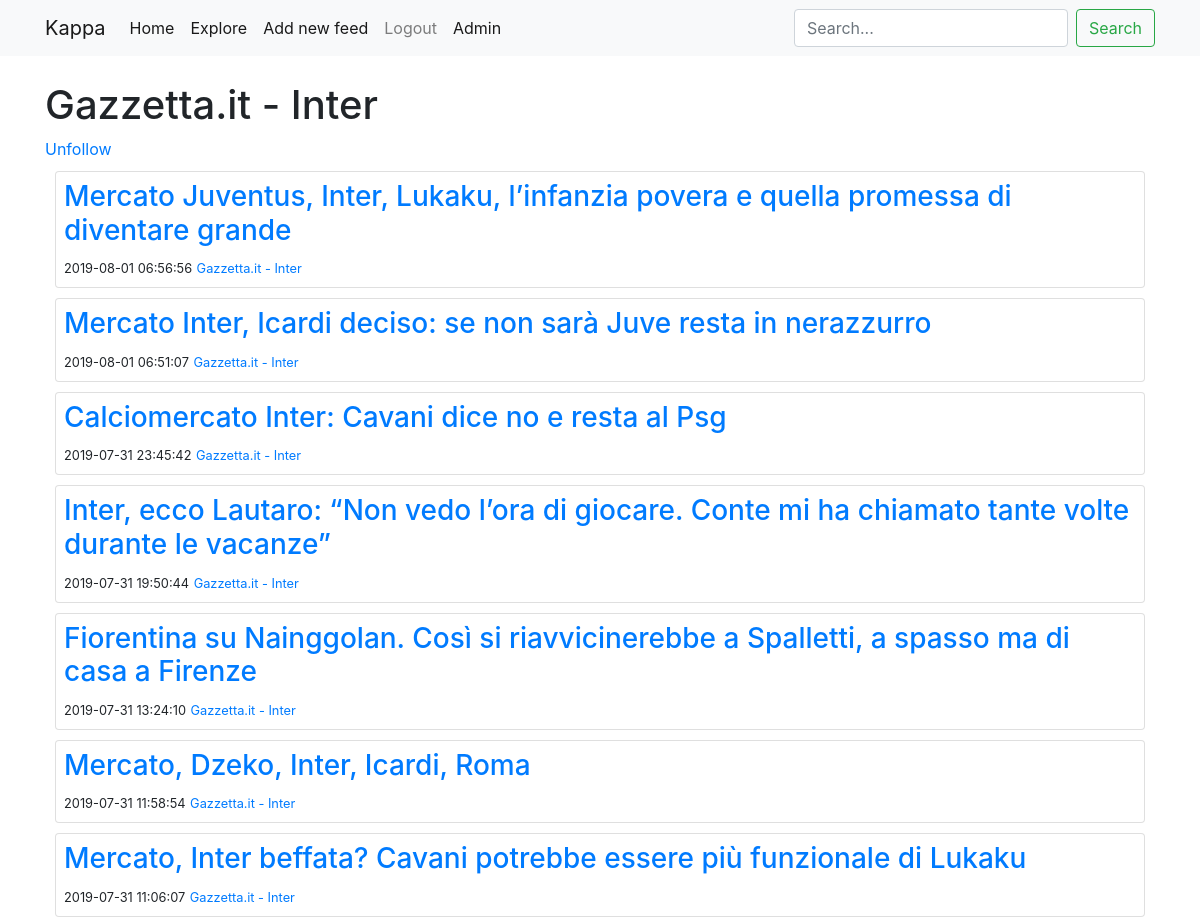
The page /feed/3 (signed in, upper part) on the database as committed earlier.
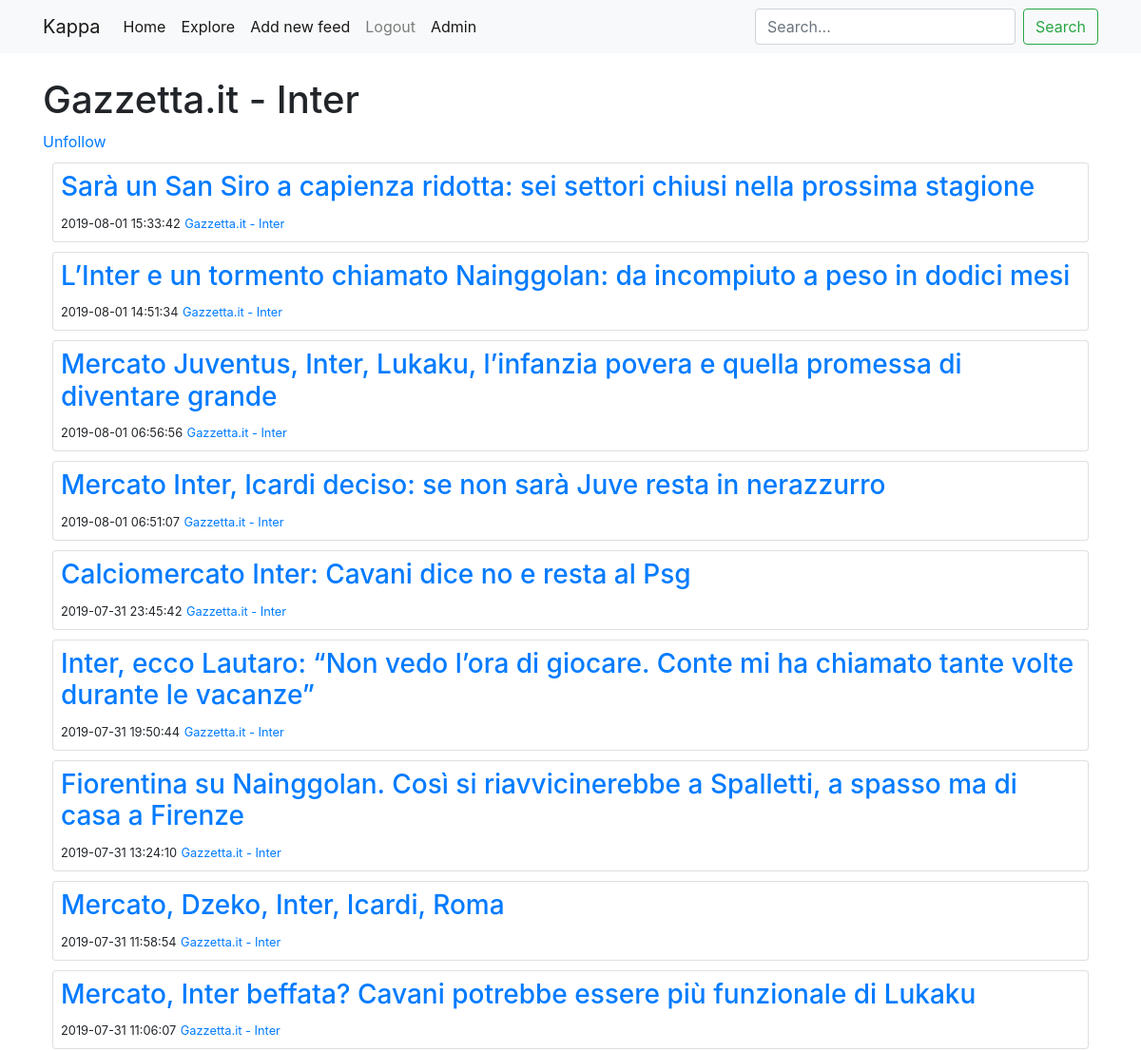
The same page on the database as committed later.
### rss_reader/models.py (models this page shows, shortened)
class RssEntry(db.Model):
    id = db.Column(db.Integer, primary_key=True)
    href = db.Column(
        db.String(128)
    )  # unique is not false to let multiple feed files have the same article
    feed_id = db.Column(db.ForeignKey("rss_feed.id"))
    title = db.Column(db.String(128))
    date = db.Column(db.DateTime, index=True)
    content = db.Column(db.String(1024))  # I will cut every entry

class RssFeed(db.Model):
    __searchable__ = ["title"]
    title = db.Column(db.String(128))
    id = db.Column(db.Integer, primary_key=True)
    link = db.Column(db.String(128), unique=True)
    favicon = db.Column(db.String(128))
    posts = db.relationship("RssEntry", backref="feed_file", lazy="dynamic")

### rss_reader/routes.py (the view)
@app.route("/feed/<feed_id>")
@login_required
def feed(feed_id):
    feed = RssFeed.query.filter_by(id=feed_id).first_or_404()
    entries = feed.posts.order_by(RssEntry.date.desc())
    return render_template("feed.html", feeds=entries, title=feed.title, feed=feed)

### rss_reader/models.py (called while the page is built)
@login.user_loader
def load_user(id):
    return User.query.get(int(id))

    def is_following(self, rss_feed):
        return rss_feed in self.feeds

### rss_reader/routes.py (called while the page is built)
@app.before_request
def before_request():
    pass

### rss_reader/templates/feed.html (shortened to what this page needs)
{% extends "base.html" %}
{% block content %}
<h1>{{title}}</h1>
{% if current_user.is_following(feed) %}
<a href="{{ url_for('unfollow', rss_feed=feed.id) }}">Unfollow</a>
{% else %}
<a href="{{ url_for('follow', rss_feed=feed.id) }}">Follow</a>
{% endif %}
{% for feed in feeds %}
<div class="card">
  <div class="card-body">
    <div class="card-title" style="margin:0px">
      <h3><a data-toggle="collapse" href="#card-collapse-{{loop.index}}" aria-expanded="false" >{{feed.title}}</a></h3>
      <small>{{feed.date}}</small>
      <small><a href="{{ url_for('feed', feed_id=feed.feed_file.id) }}">{{feed.feed_file.title}}</a></small>
    </div>
  </div>
</div>
{% endfor %}
{% endblock content %}

Rows that differ between the two databases and show on the page:
added RssEntry: title "Sarà un San Siro a capienza ridotta: sei settori chiusi nella prossima stagione", date "2019-08-01 15:33:42", feed_file "Gazzetta.it - Inter"
added RssEntry: title "L’Inter e un tormento chiamato Nainggolan: da incompiuto a peso in dodici mesi", date "2019-08-01 14:51:34", feed_file "Gazzetta.it - Inter"
